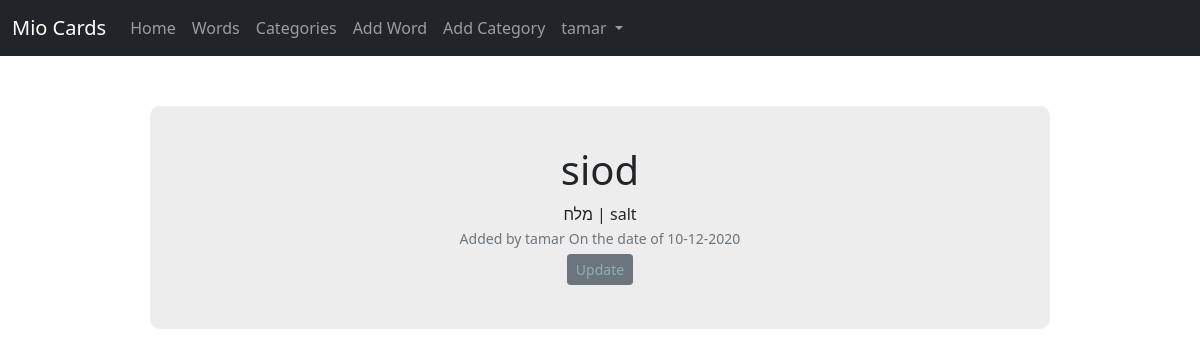
The app's page /card/1 (signed in) with its own data.
### flaskapp/models.py (models this page shows, shortened)
class Users(UserMixin, db.Model):
    id = db.Column(db.Integer, primary_key=True)
    username = db.Column(db.String(30), unique=True, nullable=False)
    email = db.Column(db.String(120), unique=True, nullable=False)
    password = db.Column(db.String(80), nullable=False)
    words = db.relationship('Words', backref='creator', lazy=True)
    unique_words = db.relationship('Words', secondary=words_users, backref=db.backref('uni_user', lazy='select'))

class Words(db.Model):
    id = db.Column(db.Integer, primary_key=True)
    user_id = db.Column(db.Integer, db.ForeignKey('users.id'), nullable=False)
    word_name = db.Column(db.String(25), unique=True, nullable=False)
    hebrew_trans = db.Column(db.String(25), nullable=False)
    english_trans = db.Column(db.String(45))
    image_path = db.Column(db.String(5000))
    date_created = db.Column(db.DateTime, nullable=False, default=datetime.utcnow)
    unique_words = db.relationship('Users', secondary=words_users, backref=db.backref('uni_word', lazy='select'))
    words = db.relationship('Categories', secondary=words_categories, backref=db.backref('cats_word', lazy='select'))

### flaskapp/routes.py (the view)
@app.route('/card/<int:card_id>')
@login_required
def card(card_id):
	card = Words.query.get_or_404(card_id)
	return render_template("card.html", title='Card', card=card, name=current_user.username)

### flaskapp/routes.py (called while the page is built)
@login_manager.user_loader
def load_user(user_id):
	return Users.query.get(int(user_id))

### flaskapp/templates/card.html (shortened to what this page needs)
{% extends "base.html" %}
{% import "bootstrap/wtf.html" as wtf %}
{% block content %}
        <article class="media content-section">
          <div class="card-display">
            <div class="article-metadata">
              <h1>{{ card.word_name }}</h1>
			        <div class="card-trans">
                <span class="article-content">{{ card.hebrew_trans }} | </span>
                <span class="article-content">{{ card.english_trans }}</span>
              </div>
			        <div class="card-info">
                <small class="text-muted">Added by {{ card.creator.username }}</small>
                   <small class="text-muted">On the date of {{ card.date_created.strftime('%d-%m-%Y') }}</small>
              </div>
              <div>
                <a class="btn btn-secondary btn-sm mt-1 mb-1" href="{{ url_for('update_card', card_id=card.id) }}">Update</a>
              </div>
            </div>
          </div>
        </article>
{% endblock %}

### flaskapp/templates/base.html (shortened to what this page needs)
<!doctype html>
<html lang="en">
  <head>
    <link rel="stylesheet" href="{{ url_for('static', filename='css/styles.css') }}">
    <link href="https://cdn.jsdelivr.net/npm/bootstrap@5.0.0-beta1/dist/css/bootstrap.min.css" rel="stylesheet">
  </head>
  <body>
    <nav class="navbar navbar-expand-lg navbar-dark bg-dark">
        <div class="container-fluid">
          <a class="navbar-brand" href="#">Mio Cards</a>
          <div class="collapse navbar-collapse" id="navbarSupportedContent">
            <ul class="navbar-nav me-auto mb-2 mb-lg-0">
              <li class="nav-item">
                <a class="nav-link" aria-current="page" href="{{url_for('index')}}">Home</a>
              </li>
              <li class="nav-item">
                <a class="nav-link" href="{{url_for('words')}}">Words</a>
              </li>
              <li class="nav-item">
                <a class="nav-link" href="{{url_for('categories')}}">Categories</a>
              </li>
              <li class="nav-item">
                <a class="nav-link" href="{{url_for('new_card')}}">Add Word</a>
              </li>
              <li class="nav-item">
                <a class="nav-link" href="{{url_for('new_category')}}">Add Category</a>
              </li>
              <li class="nav-item dropdown">
                <a class="nav-link dropdown-toggle" href="#" id="navbarDropdown" role="button" data-bs-toggle="dropdown" aria-expanded="false">
                  {% if name %}
                    {{name}}
                  {% else %}
                    User
                  {% endif %}
                </a>
              </li>
            </ul>
          </div>
        </div>
      </nav>
    {% block content %}
    {% endblock %}
  </body>
</html>

### flaskapp/static/css/styles.css (style rules this page uses)
html { direction: ltr; margin: 0; padding: 0; }
.card-display { margin: 50px 150px 0 150px; text-align: center; border-radius: 10px; padding: 40px 100px 40px 100px; background-color: rgba(221, 221, 221, 0.527); }
a:link, a:visited, a:active { text-decoration: none; color: rgb(138, 177, 180); }

### records on screen
Users: username "tamar", creator.username "tamar"
Words: word_name "siod", hebrew_trans "מלח", english_trans "salt", date_created "10-12-2020"
